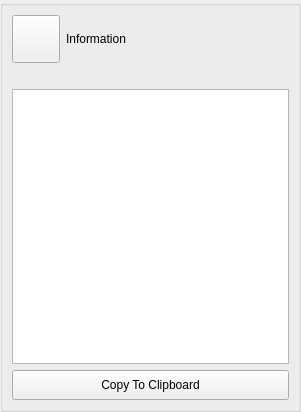
<?xml version="1.0" encoding="UTF-8"?>
<ui version="4.0">
 <class>InformationDialog</class>
 <widget class="QWidget" name="InformationDialog">
  <property name="geometry">
   <rect>
    <x>0</x>
    <y>0</y>
    <width>301</width>
    <height>412</height>
   </rect>
  </property>
  <property name="sizePolicy">
   <sizepolicy hsizetype="Preferred" vsizetype="Preferred">
    <horstretch>0</horstretch>
    <verstretch>0</verstretch>
   </sizepolicy>
  </property>
  <property name="minimumSize">
   <size>
    <width>0</width>
    <height>50</height>
   </size>
  </property>
  <property name="maximumSize">
   <size>
    <width>16777215</width>
    <height>16777215</height>
   </size>
  </property>
  <property name="windowTitle">
   <string>Information</string>
  </property>
  <layout class="QVBoxLayout" name="verticalLayout">
   <property name="spacing">
    <number>0</number>
   </property>
   <property name="leftMargin">
    <number>0</number>
   </property>
   <property name="topMargin">
    <number>0</number>
   </property>
   <property name="rightMargin">
    <number>0</number>
   </property>
   <property name="bottomMargin">
    <number>0</number>
   </property>
   <item>
    <widget class="QGroupBox" name="StyledDlgItemsBox">
     <property name="minimumSize">
      <size>
       <width>0</width>
       <height>0</height>
      </size>
     </property>
     <property name="title">
      <string/>
     </property>
     <layout class="QVBoxLayout" name="verticalLayout_2">
      <item>
       <layout class="QHBoxLayout" name="horizontalLayout">
        <item>
         <widget class="VxPushButton" name="m_ServiceInfoButton">
          <property name="minimumSize">
           <size>
            <width>48</width>
            <height>48</height>
           </size>
          </property>
          <property name="maximumSize">
           <size>
            <width>48</width>
            <height>48</height>
           </size>
          </property>
          <property name="text">
           <string/>
          </property>
          <property name="iconSize">
           <size>
            <width>48</width>
            <height>48</height>
           </size>
          </property>
         </widget>
        </item>
        <item>
         <widget class="QLabel" name="m_InfoLabel">
          <property name="text">
           <string>Information</string>
          </property>
         </widget>
        </item>
       </layout>
      </item>
      <item>
       <widget class="VxLabel" name="m_PictureLabel">
        <property name="text">
         <string/>
        </property>
       </widget>
      </item>
      <item>
       <widget class="QPlainTextEdit" name="m_InfoText">
        <property name="readOnly">
         <bool>true</bool>
        </property>
       </widget>
      </item>
      <item>
       <widget class="QPushButton" name="ClipboardButton">
        <property name="sizePolicy">
         <sizepolicy hsizetype="Minimum" vsizetype="Fixed">
          <horstretch>0</horstretch>
          <verstretch>0</verstretch>
         </sizepolicy>
        </property>
        <property name="minimumSize">
         <size>
          <width>0</width>
          <height>30</height>
         </size>
        </property>
        <property name="maximumSize">
         <size>
          <width>16777215</width>
          <height>30</height>
         </size>
        </property>
        <property name="text">
         <string>Copy To Clipboard</string>
        </property>
       </widget>
      </item>
     </layout>
    </widget>
   </item>
  </layout>
 </widget>
 <customwidgets>
  <customwidget>
   <class>VxPushButton</class>
   <extends>QPushButton</extends>
   <header location="global">VxPushButton.h</header>
  </customwidget>
  <customwidget>
   <class>VxLabel</class>
   <extends>QLabel</extends>
   <header>VxLabel.h</header>
  </customwidget>
 </customwidgets>
 <resources/>
 <connections/>
</ui>
